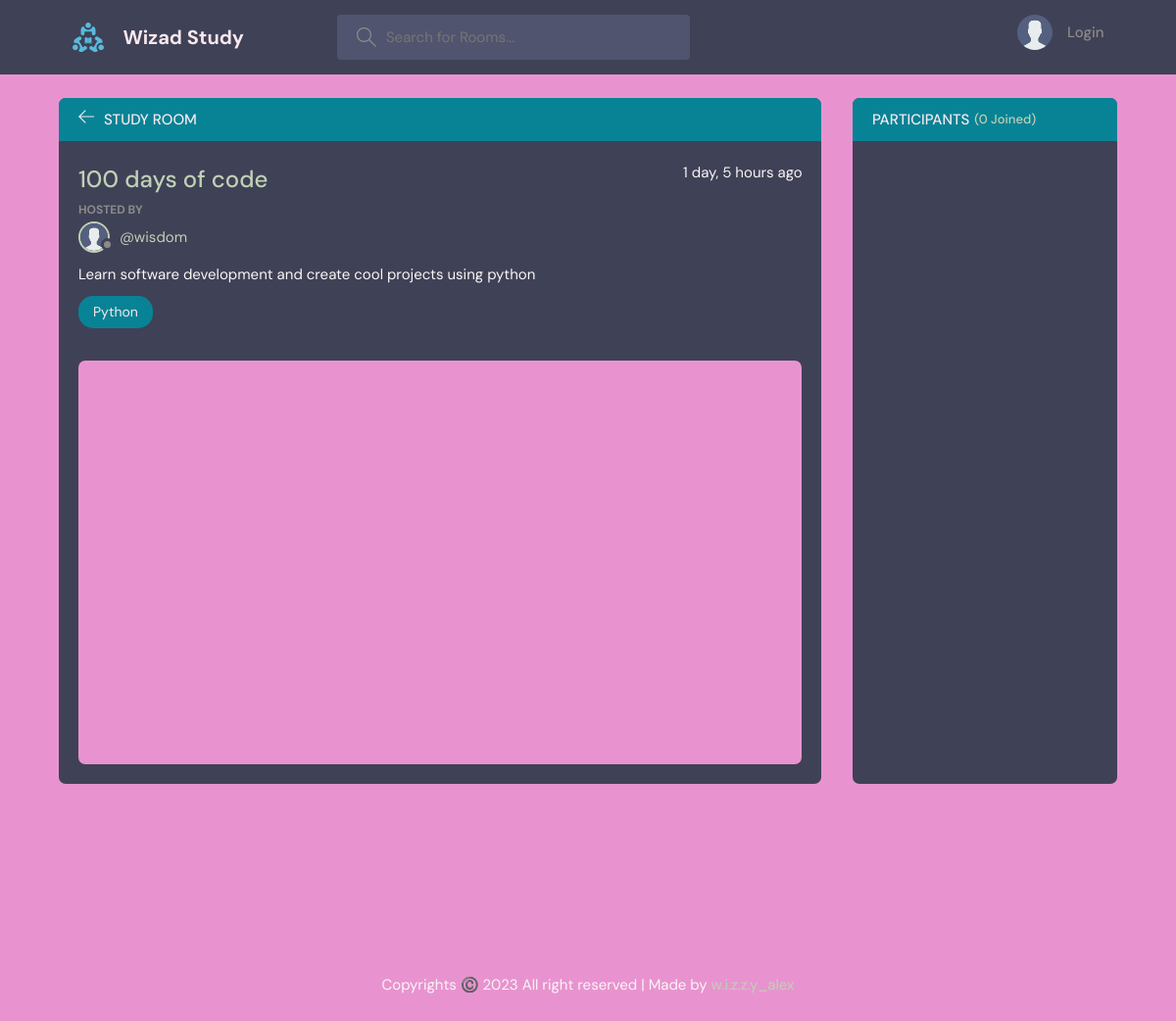
Page /room/3/ on the committed database.
### base/models.py (models this page shows, shortened)
class Room(models.Model):
    host = models.ForeignKey(User, on_delete=models.SET_NULL, null=True)
    topic = models.ForeignKey(Topic, on_delete=models.SET_NULL, null=True)
    name = models.CharField(max_length=200)
    description = models.TextField(null=True, blank=True)
    participants = models.ManyToManyField(User, related_name="participants", blank=True)
    updated = models.DateTimeField(auto_now=True)
    created = models.DateTimeField(auto_now_add=True)
    class Meta:
        ordering = ['-updated', '-created']

class User(AbstractUser):
    name = models.CharField(max_length=200, null=True)
    email = models.EmailField(unique=True, null=True)
    bio = models.TextField(null=True)
    avatar = models.ImageField(null=True, default="avatar.svg")
    USERNAME_FIELD = "email"
    REQUIRED_FIELDS = []

class Topic(models.Model):
    name = models.CharField(max_length=200)

### base/views.py (the view, shortened to what this page needs)
# urls.py: path("room/<str:pk>/", views.room, name="room"),
def room(response, pk):
    room = Room.objects.get(id=pk)
    room_messages = room.message_set.all().order_by('-created')
    participants = room.participants.all()
    context = {"room": room, "room_messages": room_messages, "participants": participants}
    return render(response, "base/room.html", context)

### base/templates/base/room.html (shortened to what this page needs)
{% extends "main.html" %}
{% block content %}
    <main class="profile-page layout layout--2">
      <div class="container">
        <div class="room">
          <div class="room__top">
            <div class="room__topLeft">
              <a href="{% url 'index' %}">
                <svg version="1.1" xmlns="http://www.w3.org/2000/svg" width="32" height="32" viewBox="0 0 32 32">
                  <title>arrow-left</title>
                  <path
                    d="M13.723 2.286l-13.723 13.714 13.719 13.714 1.616-1.611-10.96-10.96h27.625v-2.286h-27.625l10.965-10.965-1.616-1.607z"
                  ></path>
                </svg>
              </a>
              <h3>Study Room</h3>
            </div>
          </div>
          <div class="room__box scroll">
            <div class="room__header scroll">
              <div class="room__info">
                <h3>{{room.name}}</h3>
                <span>{{room.created|timesince}} ago</span>
              </div>
              <div class="room__hosted">
                <p>Hosted By</p>
                <a href="{% url 'user-profile' room.host.id %}" class="room__author">
                  <div class="avatar avatar--small">
                    <img src="{{room.host.avatar.url}}" />
                  </div>
                  <span>@{{room.host.username}}</span>
                </a>
              </div>
              <div class="room__details">
                  {{room.description}}
              </div>
              <span class="room__topics">{{room.topic.name}}</span>
            </div>
            <div class="room__conversation">
              <div class="threads scroll">
              </div>
            </div>
          </div>
        </div>
        <div class="participants">
          <h3 class="participants__top">Participants <span>({{room.participants.count}} Joined)</span></h3>
          <div class="participants__list scroll">
          </div>
        </div>
      </div>
    </main>
{% endblock content %}

### templates/main.html (shortened to what this page needs)
<!DOCTYPE html>
{% load static %}
<html lang="en">
  <head>
    <link rel="stylesheet" href="{% static 'styles/main.css' %}" />
  </head>
  <body>
{% include "navbar.html" %}
{% block content %}
{% endblock content %}
{% include "footer.html" %}
</body>
</html>

### templates/navbar.html (shortened to what this page needs)
  {% load static %}
    <header class="header header--loggedIn">
      <div class="container">
        <a href="{% url 'index' %}" class="header__logo">
          <img src="{% static 'images/logo.svg' %}" />
          <h1>Wizad Study</h1>
        </a>
        <form class="header__search" method="GET" action="{% url 'index' %}">
          <label>
            <input name="q" type="text" placeholder="Search for Rooms..." />
          </label>
        </form>
        <nav class="header__menu">
            {% if request.user.is_authenticated %}
          <div class="header__user">
            <a href="{% url 'user-profile' request.user.id %}">
              <div class="avatar avatar--medium active">
                <img src="{{request.user.avatar.url}}" />
              </div>
              <p>{{request.user.username}} <span>@{{request.user.username}}</span></p>
            </a>
            <button class="dropdown-button">
              <svg version="1.1" xmlns="http://www.w3.org/2000/svg" width="32" height="32" viewBox="0 0 32 32">
                <title>chevron-down</title>
                <path d="M16 21l-13-13h-3l16 16 16-16h-3l-13 13z"></path>
              </svg>
            </button>
          </div>
          <div class="dropdown-menu">
            <a href="{% url 'update-user' %}" class="dropdown-link"
              ><svg version="1.1" xmlns="http://www.w3.org/2000/svg" width="32" height="32" viewBox="0 0 32 32">
                <title>tools</title>
                <path
                  d="M27.465 32c-1.211 0-2.35-0.471-3.207-1.328l-9.392-9.391c-2.369 0.898-4.898 0.951-7.355 0.15-3.274-1.074-5.869-3.67-6.943-6.942-0.879-2.682-0.734-5.45 0.419-8.004 0.135-0.299 0.408-0.512 0.731-0.572 0.32-0.051 0.654 0.045 0.887 0.277l5.394 5.395 3.586-3.586-5.394-5.395c-0.232-0.232-0.336-0.564-0.276-0.887s0.272-0.596 0.572-0.732c2.552-1.152 5.318-1.295 8.001-0.418 3.274 1.074 5.869 3.67 6.943 6.942 0.806 2.457 0.752 4.987-0.15 7.358l9.392 9.391c0.844 0.842 1.328 2.012 1.328 3.207-0 2.5-2.034 4.535-4.535 4.535zM15.101 19.102c0.26 0 0.516 0.102 0.707 0.293l9.864 9.863c0.479 0.479 1.116 0.742 1.793 0.742 1.398 0 2.535-1.137 2.535-2.535 0-0.668-0.27-1.322-0.742-1.793l-9.864-9.863c-0.294-0.295-0.376-0.74-0.204-1.119 0.943-2.090 1.061-4.357 0.341-6.555-0.863-2.631-3.034-4.801-5.665-5.666-1.713-0.561-3.468-0.609-5.145-0.164l4.986 4.988c0.391 0.391 0.391 1.023 0 1.414l-5 5c-0.188 0.188-0.441 0.293-0.707 0.293s-0.52-0.105-0.707-0.293l-4.987-4.988c-0.45 1.682-0.397 3.436 0.164 5.146 0.863 2.631 3.034 4.801 5.665 5.666 2.2 0.721 4.466 0.604 6.555-0.342 0.132-0.059 0.271-0.088 0.411-0.088z"
                ></path>
              </svg>
              Settings</a>
            <a href="{% url 'logout' %}" class="dropdown-link"
              ><svg version="1.1" xmlns="http://www.w3.org/2000/svg" width="32" height="32" viewBox="0 0 32 32">
                <title>sign-out</title>
                <path
                  d="M3 0h22c0.553 0 1 0 1 0.553l-0 3.447h-2v-2h-20v28h20v-2h2l0 3.447c0 0.553-0.447 0.553-1 0.553h-22c-0.553 0-1-0.447-1-1v-30c0-0.553 0.447-1 1-1z"
                ></path>
                <path
                  d="M21.879 21.293l1.414 1.414 6.707-6.707-6.707-6.707-1.414 1.414 4.293 4.293h-14.172v2h14.172l-4.293 4.293z"
                ></path>
              </svg>
              Logout</a>
          </div>
            {% else %}
           <a href="{% url 'login' %}">
            <img src="{% static 'images/avatar.svg' %}" />
            <p>Login</p>
          </a>
            {% endif %}
        </nav>
      </div>
    </header>

### templates/footer.html
<footer class="footer">
    <div class="footer-container">
        <p>
            Copyrights ©️ 2023 All right reserved | Made by <a href="https://instagram.com/w.i.z.z.y_alex">w.i.z.z.y_alex</a>
        </p>
    </div>
</footer>

### rows in the picture
Room: name "100 days of code", created "1 day, 5 hours", host.avatar (placeholder picture), host.username "wisdom", description "Learn software development and create cool projects using python", topic.name "Python", participants.count "0"
